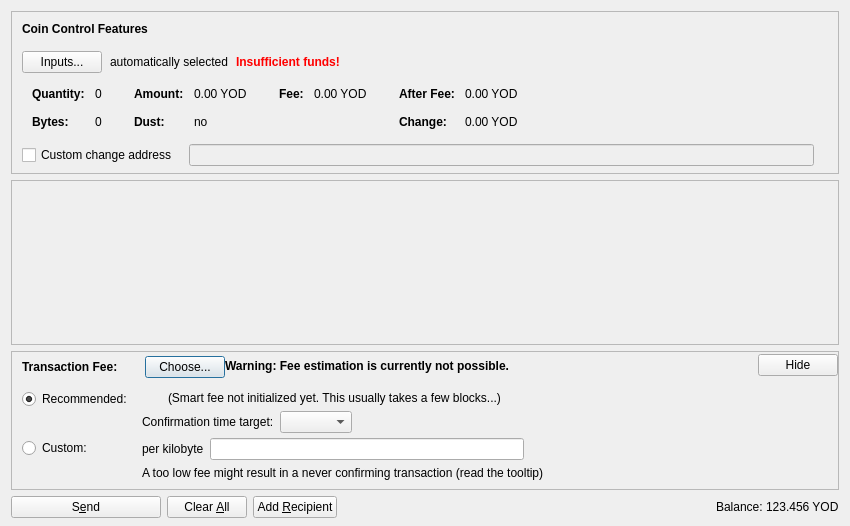
<?xml version="1.0" encoding="UTF-8"?>
<ui version="4.0">
 <class>SendCoinsDialog</class>
 <widget class="QDialog" name="SendCoinsDialog">
  <property name="geometry">
   <rect>
    <x>0</x>
    <y>0</y>
    <width>850</width>
    <height>526</height>
   </rect>
  </property>
  <property name="windowTitle">
   <string>Send Coins</string>
  </property>
  <layout class="QVBoxLayout" name="verticalLayout" stretch="0,1,0,0">
   <property name="bottomMargin">
    <number>8</number>
   </property>
   <item>
    <widget class="QFrame" name="frameCoinControl">
     <property name="sizePolicy">
      <sizepolicy hsizetype="Expanding" vsizetype="Expanding">
       <horstretch>0</horstretch>
       <verstretch>0</verstretch>
      </sizepolicy>
     </property>
     <property name="maximumSize">
      <size>
       <width>16777215</width>
       <height>16777215</height>
      </size>
     </property>
     <property name="frameShape">
      <enum>QFrame::StyledPanel</enum>
     </property>
     <property name="frameShadow">
      <enum>QFrame::Sunken</enum>
     </property>
     <layout class="QVBoxLayout" name="verticalLayoutCoinControl2">
      <property name="spacing">
       <number>0</number>
      </property>
      <property name="leftMargin">
       <number>0</number>
      </property>
      <property name="topMargin">
       <number>0</number>
      </property>
      <property name="rightMargin">
       <number>0</number>
      </property>
      <property name="bottomMargin">
       <number>6</number>
      </property>
      <item>
       <layout class="QVBoxLayout" name="verticalLayoutCoinControl" stretch="0,0,0,0,1">
        <property name="spacing">
         <number>0</number>
        </property>
        <property name="leftMargin">
         <number>10</number>
        </property>
        <property name="topMargin">
         <number>10</number>
        </property>
        <item>
         <layout class="QHBoxLayout" name="horizontalLayoutCoinControl1">
          <property name="bottomMargin">
           <number>15</number>
          </property>
          <item>
           <widget class="QLabel" name="labelCoinControlFeatures">
            <property name="sizePolicy">
             <sizepolicy hsizetype="Preferred" vsizetype="Maximum">
              <horstretch>0</horstretch>
              <verstretch>0</verstretch>
             </sizepolicy>
            </property>
            <property name="font">
             <font>
              <weight>75</weight>
              <bold>true</bold>
             </font>
            </property>
            <property name="styleSheet">
             <string notr="true">font-weight:bold;</string>
            </property>
            <property name="text">
             <string>Coin Control Features</string>
            </property>
           </widget>
          </item>
         </layout>
        </item>
        <item>
         <layout class="QHBoxLayout" name="horizontalLayoutCoinControl2" stretch="0,0,0,0">
          <property name="spacing">
           <number>8</number>
          </property>
          <property name="bottomMargin">
           <number>10</number>
          </property>
          <item>
           <widget class="QPushButton" name="pushButtonCoinControl">
            <property name="styleSheet">
             <string notr="true"/>
            </property>
            <property name="text">
             <string>Inputs...</string>
            </property>
            <property name="autoDefault">
             <bool>false</bool>
            </property>
           </widget>
          </item>
          <item>
           <widget class="QLabel" name="labelCoinControlAutomaticallySelected">
            <property name="text">
             <string>automatically selected</string>
            </property>
            <property name="margin">
             <number>5</number>
            </property>
           </widget>
          </item>
          <item>
           <widget class="QLabel" name="labelCoinControlInsuffFunds">
            <property name="font">
             <font>
              <weight>75</weight>
              <bold>true</bold>
             </font>
            </property>
            <property name="styleSheet">
             <string notr="true">color:red;font-weight:bold;</string>
            </property>
            <property name="text">
             <string>Insufficient funds!</string>
            </property>
            <property name="margin">
             <number>5</number>
            </property>
           </widget>
          </item>
          <item>
           <spacer name="horizontalSpacerCoinControl">
            <property name="orientation">
             <enum>Qt::Horizontal</enum>
            </property>
            <property name="sizeHint" stdset="0">
             <size>
              <width>40</width>
              <height>1</height>
             </size>
            </property>
           </spacer>
          </item>
         </layout>
        </item>
        <item>
         <widget class="QWidget" name="widgetCoinControl" native="true">
          <property name="sizePolicy">
           <sizepolicy hsizetype="Preferred" vsizetype="Preferred">
            <horstretch>0</horstretch>
            <verstretch>0</verstretch>
           </sizepolicy>
          </property>
          <property name="minimumSize">
           <size>
            <width>0</width>
            <height>0</height>
           </size>
          </property>
          <property name="styleSheet">
           <string notr="true"/>
          </property>
          <layout class="QHBoxLayout" name="horizontalLayoutCoinControl5">
           <property name="leftMargin">
            <number>0</number>
           </property>
           <property name="topMargin">
            <number>0</number>
           </property>
           <property name="rightMargin">
            <number>0</number>
           </property>
           <property name="bottomMargin">
            <number>0</number>
           </property>
           <item>
            <layout class="QHBoxLayout" name="horizontalLayoutCoinControl3" stretch="0,0,0,1">
             <property name="spacing">
              <number>20</number>
             </property>
             <property name="topMargin">
              <number>0</number>
             </property>
             <property name="bottomMargin">
              <number>10</number>
             </property>
             <item>
              <layout class="QFormLayout" name="formLayoutCoinControl1">
               <property name="horizontalSpacing">
                <number>10</number>
               </property>
               <property name="verticalSpacing">
                <number>14</number>
               </property>
               <property name="leftMargin">
                <number>10</number>
               </property>
               <property name="topMargin">
                <number>4</number>
               </property>
               <property name="rightMargin">
                <number>6</number>
               </property>
               <item row="0" column="0">
                <widget class="QLabel" name="labelCoinControlQuantityText">
                 <property name="font">
                  <font>
                   <weight>75</weight>
                   <bold>true</bold>
                  </font>
                 </property>
                 <property name="text">
                  <string>Quantity:</string>
                 </property>
                 <property name="margin">
                  <number>0</number>
                 </property>
                </widget>
               </item>
               <item row="0" column="1">
                <widget class="QLabel" name="labelCoinControlQuantity">
                 <property name="cursor">
                  <cursorShape>IBeamCursor</cursorShape>
                 </property>
                 <property name="contextMenuPolicy">
                  <enum>Qt::ActionsContextMenu</enum>
                 </property>
                 <property name="text">
                  <string notr="true">0</string>
                 </property>
                 <property name="margin">
                  <number>0</number>
                 </property>
                 <property name="textInteractionFlags">
                  <set>Qt::LinksAccessibleByMouse|Qt::TextSelectableByKeyboard|Qt::TextSelectableByMouse</set>
                 </property>
                </widget>
               </item>
               <item row="1" column="0">
                <widget class="QLabel" name="labelCoinControlBytesText">
                 <property name="font">
                  <font>
                   <weight>75</weight>
                   <bold>true</bold>
                  </font>
                 </property>
                 <property name="text">
                  <string>Bytes:</string>
                 </property>
                </widget>
               </item>
               <item row="1" column="1">
                <widget class="QLabel" name="labelCoinControlBytes">
                 <property name="cursor">
                  <cursorShape>IBeamCursor</cursorShape>
                 </property>
                 <property name="contextMenuPolicy">
                  <enum>Qt::ActionsContextMenu</enum>
                 </property>
                 <property name="text">
                  <string notr="true">0</string>
                 </property>
                 <property name="textInteractionFlags">
                  <set>Qt::LinksAccessibleByMouse|Qt::TextSelectableByKeyboard|Qt::TextSelectableByMouse</set>
                 </property>
                </widget>
               </item>
              </layout>
             </item>
             <item>
              <layout class="QFormLayout" name="formLayoutCoinControl2">
               <property name="horizontalSpacing">
                <number>10</number>
               </property>
               <property name="verticalSpacing">
                <number>14</number>
               </property>
               <property name="leftMargin">
                <number>6</number>
               </property>
               <property name="topMargin">
                <number>4</number>
               </property>
               <property name="rightMargin">
                <number>6</number>
               </property>
               <item row="0" column="0">
                <widget class="QLabel" name="labelCoinControlAmountText">
                 <property name="font">
                  <font>
                   <weight>75</weight>
                   <bold>true</bold>
                  </font>
                 </property>
                 <property name="text">
                  <string>Amount:</string>
                 </property>
                 <property name="margin">
                  <number>0</number>
                 </property>
                </widget>
               </item>
               <item row="0" column="1">
                <widget class="QLabel" name="labelCoinControlAmount">
                 <property name="cursor">
                  <cursorShape>IBeamCursor</cursorShape>
                 </property>
                 <property name="contextMenuPolicy">
                  <enum>Qt::ActionsContextMenu</enum>
                 </property>
                 <property name="text">
                  <string notr="true">0.00 YOD</string>
                 </property>
                 <property name="textInteractionFlags">
                  <set>Qt::LinksAccessibleByMouse|Qt::TextSelectableByKeyboard|Qt::TextSelectableByMouse</set>
                 </property>
                </widget>
               </item>
               <item row="1" column="0">
                <widget class="QLabel" name="labelCoinControlLowOutputText">
                 <property name="font">
                  <font>
                   <weight>75</weight>
                   <bold>true</bold>
                  </font>
                 </property>
                 <property name="text">
                  <string>Dust:</string>
                 </property>
                </widget>
               </item>
               <item row="1" column="1">
                <widget class="QLabel" name="labelCoinControlLowOutput">
                 <property name="cursor">
                  <cursorShape>IBeamCursor</cursorShape>
                 </property>
                 <property name="contextMenuPolicy">
                  <enum>Qt::ActionsContextMenu</enum>
                 </property>
                 <property name="text">
                  <string notr="true">no</string>
                 </property>
                 <property name="textInteractionFlags">
                  <set>Qt::LinksAccessibleByMouse|Qt::TextSelectableByKeyboard|Qt::TextSelectableByMouse</set>
                 </property>
                </widget>
               </item>
              </layout>
             </item>
             <item>
              <layout class="QFormLayout" name="formLayoutCoinControl3">
               <property name="horizontalSpacing">
                <number>10</number>
               </property>
               <property name="verticalSpacing">
                <number>14</number>
               </property>
               <property name="leftMargin">
                <number>6</number>
               </property>
               <property name="topMargin">
                <number>4</number>
               </property>
               <property name="rightMargin">
                <number>6</number>
               </property>
               <item row="0" column="0">
                <widget class="QLabel" name="labelCoinControlFeeText">
                 <property name="font">
                  <font>
                   <weight>75</weight>
                   <bold>true</bold>
                  </font>
                 </property>
                 <property name="text">
                  <string>Fee:</string>
                 </property>
                 <property name="margin">
                  <number>0</number>
                 </property>
                </widget>
               </item>
               <item row="0" column="1">
                <widget class="QLabel" name="labelCoinControlFee">
                 <property name="cursor">
                  <cursorShape>IBeamCursor</cursorShape>
                 </property>
                 <property name="contextMenuPolicy">
                  <enum>Qt::ActionsContextMenu</enum>
                 </property>
                 <property name="text">
                  <string notr="true">0.00 YOD</string>
                 </property>
                 <property name="textInteractionFlags">
                  <set>Qt::LinksAccessibleByMouse|Qt::TextSelectableByKeyboard|Qt::TextSelectableByMouse</set>
                 </property>
                </widget>
               </item>
              </layout>
             </item>
             <item>
              <layout class="QFormLayout" name="formLayoutCoinControl4">
               <property name="horizontalSpacing">
                <number>10</number>
               </property>
               <property name="verticalSpacing">
                <number>14</number>
               </property>
               <property name="leftMargin">
                <number>6</number>
               </property>
               <property name="topMargin">
                <number>4</number>
               </property>
               <property name="rightMargin">
                <number>6</number>
               </property>
               <item row="0" column="0">
                <widget class="QLabel" name="labelCoinControlAfterFeeText">
                 <property name="font">
                  <font>
                   <weight>75</weight>
                   <bold>true</bold>
                  </font>
                 </property>
                 <property name="text">
                  <string>After Fee:</string>
                 </property>
                 <property name="margin">
                  <number>0</number>
                 </property>
                </widget>
               </item>
               <item row="0" column="1">
                <widget class="QLabel" name="labelCoinControlAfterFee">
                 <property name="cursor">
                  <cursorShape>IBeamCursor</cursorShape>
                 </property>
                 <property name="contextMenuPolicy">
                  <enum>Qt::ActionsContextMenu</enum>
                 </property>
                 <property name="text">
                  <string notr="true">0.00 YOD</string>
                 </property>
                 <property name="textInteractionFlags">
                  <set>Qt::LinksAccessibleByMouse|Qt::TextSelectableByKeyboard|Qt::TextSelectableByMouse</set>
                 </property>
                </widget>
               </item>
               <item row="1" column="0">
                <widget class="QLabel" name="labelCoinControlChangeText">
                 <property name="font">
                  <font>
                   <weight>75</weight>
                   <bold>true</bold>
                  </font>
                 </property>
                 <property name="text">
                  <string>Change:</string>
                 </property>
                </widget>
               </item>
               <item row="1" column="1">
                <widget class="QLabel" name="labelCoinControlChange">
                 <property name="cursor">
                  <cursorShape>IBeamCursor</cursorShape>
                 </property>
                 <property name="contextMenuPolicy">
                  <enum>Qt::ActionsContextMenu</enum>
                 </property>
                 <property name="text">
                  <string notr="true">0.00 YOD</string>
                 </property>
                 <property name="textInteractionFlags">
                  <set>Qt::LinksAccessibleByMouse|Qt::TextSelectableByKeyboard|Qt::TextSelectableByMouse</set>
                 </property>
                </widget>
               </item>
              </layout>
             </item>
            </layout>
           </item>
          </layout>
         </widget>
        </item>
        <item>
         <layout class="QHBoxLayout" name="horizontalLayoutCoinControl4" stretch="0,0,0">
          <property name="spacing">
           <number>12</number>
          </property>
          <property name="sizeConstraint">
           <enum>QLayout::SetDefaultConstraint</enum>
          </property>
          <property name="topMargin">
           <number>5</number>
          </property>
          <property name="rightMargin">
           <number>5</number>
          </property>
          <item>
           <widget class="QCheckBox" name="checkBoxCoinControlChange">
            <property name="toolTip">
             <string>If this is activated, but the change address is empty or invalid, change will be sent to a newly generated address.</string>
            </property>
            <property name="text">
             <string>Custom change address</string>
            </property>
           </widget>
          </item>
          <item>
           <widget class="QValidatedLineEdit" name="lineEditCoinControlChange">
            <property name="enabled">
             <bool>false</bool>
            </property>
            <property name="sizePolicy">
             <sizepolicy hsizetype="Expanding" vsizetype="Fixed">
              <horstretch>0</horstretch>
              <verstretch>0</verstretch>
             </sizepolicy>
            </property>
           </widget>
          </item>
          <item>
           <widget class="QLabel" name="labelCoinControlChangeLabel">
            <property name="sizePolicy">
             <sizepolicy hsizetype="Preferred" vsizetype="Expanding">
              <horstretch>0</horstretch>
              <verstretch>0</verstretch>
             </sizepolicy>
            </property>
            <property name="minimumSize">
             <size>
              <width>0</width>
              <height>0</height>
             </size>
            </property>
            <property name="text">
             <string/>
            </property>
            <property name="margin">
             <number>3</number>
            </property>
           </widget>
          </item>
         </layout>
        </item>
        <item>
         <spacer name="verticalSpacerCoinControl">
          <property name="orientation">
           <enum>Qt::Vertical</enum>
          </property>
          <property name="sizeHint" stdset="0">
           <size>
            <width>800</width>
            <height>1</height>
           </size>
          </property>
         </spacer>
        </item>
       </layout>
      </item>
     </layout>
    </widget>
   </item>
   <item>
    <widget class="QScrollArea" name="scrollArea">
     <property name="widgetResizable">
      <bool>true</bool>
     </property>
     <widget class="QWidget" name="scrollAreaWidgetContents">
      <property name="geometry">
       <rect>
        <x>0</x>
        <y>0</y>
        <width>830</width>
        <height>104</height>
       </rect>
      </property>
      <layout class="QVBoxLayout" name="verticalLayout_2" stretch="0,1">
       <property name="leftMargin">
        <number>0</number>
       </property>
       <property name="topMargin">
        <number>0</number>
       </property>
       <property name="rightMargin">
        <number>0</number>
       </property>
       <property name="bottomMargin">
        <number>0</number>
       </property>
       <item>
        <layout class="QVBoxLayout" name="entries">
         <property name="spacing">
          <number>6</number>
         </property>
        </layout>
       </item>
       <item>
        <spacer name="verticalSpacer">
         <property name="orientation">
          <enum>Qt::Vertical</enum>
         </property>
         <property name="sizeHint" stdset="0">
          <size>
           <width>20</width>
           <height>40</height>
          </size>
         </property>
        </spacer>
       </item>
      </layout>
     </widget>
    </widget>
   </item>
   <item>
    <widget class="QFrame" name="frameFee">
     <property name="sizePolicy">
      <sizepolicy hsizetype="Expanding" vsizetype="Expanding">
       <horstretch>0</horstretch>
       <verstretch>0</verstretch>
      </sizepolicy>
     </property>
     <property name="maximumSize">
      <size>
       <width>16777215</width>
       <height>16777215</height>
      </size>
     </property>
     <property name="frameShape">
      <enum>QFrame::StyledPanel</enum>
     </property>
     <property name="frameShadow">
      <enum>QFrame::Sunken</enum>
     </property>
     <layout class="QVBoxLayout" name="verticalLayoutFee1">
      <property name="spacing">
       <number>0</number>
      </property>
      <property name="leftMargin">
       <number>0</number>
      </property>
      <property name="topMargin">
       <number>0</number>
      </property>
      <property name="rightMargin">
       <number>0</number>
      </property>
      <property name="bottomMargin">
       <number>0</number>
      </property>
      <item>
       <layout class="QVBoxLayout" name="verticalLayoutFee2" stretch="0,0,0">
        <property name="spacing">
         <number>0</number>
        </property>
        <property name="leftMargin">
         <number>10</number>
        </property>
        <property name="topMargin">
         <number>0</number>
        </property>
        <item>
         <layout class="QHBoxLayout" name="horizontalLayoutFee1">
          <property name="bottomMargin">
           <number>0</number>
          </property>
          <item>
           <layout class="QVBoxLayout" name="verticalLayoutFee7">
            <property name="spacing">
             <number>0</number>
            </property>
            <item>
             <spacer name="verticalSpacerSmartFee">
              <property name="orientation">
               <enum>Qt::Vertical</enum>
              </property>
              <property name="sizeType">
               <enum>QSizePolicy::Fixed</enum>
              </property>
              <property name="sizeHint" stdset="0">
               <size>
                <width>1</width>
                <height>4</height>
               </size>
              </property>
             </spacer>
            </item>
            <item>
             <layout class="QHBoxLayout" name="horizontalLayoutSmartFee">
              <property name="spacing">
               <number>10</number>
              </property>
              <item>
               <widget class="QLabel" name="labelFeeHeadline">
                <property name="sizePolicy">
                 <sizepolicy hsizetype="Preferred" vsizetype="Maximum">
                  <horstretch>0</horstretch>
                  <verstretch>0</verstretch>
                 </sizepolicy>
                </property>
                <property name="font">
                 <font>
                  <weight>75</weight>
                  <bold>true</bold>
                 </font>
                </property>
                <property name="styleSheet">
                 <string notr="true">font-weight:bold;</string>
                </property>
                <property name="text">
                 <string>Transaction Fee:</string>
                </property>
               </widget>
              </item>
              <item>
               <widget class="QLabel" name="labelFeeMinimized">
                <property name="text">
                 <string/>
                </property>
               </widget>
              </item>
              <item>
               <widget class="QPushButton" name="buttonChooseFee">
                <property name="text">
                 <string>Choose...</string>
                </property>
               </widget>
              </item>
             </layout>
            </item>
            <item>
             <spacer name="verticalSpacer_5">
              <property name="orientation">
               <enum>Qt::Vertical</enum>
              </property>
              <property name="sizeHint" stdset="0">
               <size>
                <width>1</width>
                <height>1</height>
               </size>
              </property>
             </spacer>
            </item>
           </layout>
          </item>
          <item>
           <widget class="QLabel" name="fallbackFeeWarningLabel">
            <property name="toolTip">
             <string>Using the fallbackfee can result in sending a transaction that will take several hours or days (or never) to confirm. Consider choosing your fee manually or wait until you have validated the complete chain.</string>
            </property>
            <property name="font">
            <font>
                <weight>75</weight>
                <bold>true</bold>
            </font>
            </property>
            <property name="text">
             <string>Warning: Fee estimation is currently not possible.</string>
            </property>
            <property name="wordWrap">
             <bool>false</bool>
            </property>
           </widget>
          </item>
          <item>
           <spacer name="horizontalSpacer_4">
            <property name="orientation">
             <enum>Qt::Horizontal</enum>
            </property>
            <property name="sizeType">
             <enum>QSizePolicy::MinimumExpanding</enum>
            </property>
            <property name="sizeHint" stdset="0">
             <size>
              <width>40</width>
              <height>20</height>
             </size>
            </property>
           </spacer>
          </item>
          <item>
           <widget class="QPushButton" name="buttonMinimizeFee">
            <property name="toolTip">
             <string>collapse fee-settings</string>
            </property>
            <property name="text">
             <string>Hide</string>
            </property>
           </widget>
          </item>
         </layout>
        </item>
        <item>
         <widget class="QFrame" name="frameFeeSelection">
          <layout class="QVBoxLayout" name="verticalLayoutFee12">
           <property name="spacing">
            <number>0</number>
           </property>
           <property name="leftMargin">
            <number>0</number>
           </property>
           <property name="topMargin">
            <number>0</number>
           </property>
           <property name="rightMargin">
            <number>0</number>
           </property>
           <property name="bottomMargin">
            <number>0</number>
           </property>
           <item>
            <layout class="QGridLayout" name="gridLayoutFee">
             <property name="topMargin">
              <number>10</number>
             </property>
             <property name="bottomMargin">
              <number>4</number>
             </property>
             <property name="horizontalSpacing">
              <number>10</number>
             </property>
             <property name="verticalSpacing">
              <number>4</number>
             </property>
             <item row="1" column="1">
              <layout class="QVBoxLayout" name="verticalLayoutFee8">
               <property name="spacing">
                <number>6</number>
               </property>
               <item>
                <layout class="QHBoxLayout" name="horizontalLayoutFee13">
                 <item>
                  <widget class="QLabel" name="labelCustomPerKilobyte">
                   <property name="toolTip">
                    <string>Specify a custom fee per kB (1,000 bytes) of the transaction's virtual size.

Note:  Since the fee is calculated on a per-byte basis, a fee of "100 satoshis per kB" for a transaction size of 500 bytes (half of 1 kB) would ultimately yield a fee of only 50 satoshis.</string>
                   </property>
                   <property name="text">
                    <string>per kilobyte</string>
                   </property>
                  </widget>
                 </item>
                 <item>
                  <widget class="BitcoinAmountField" name="customFee"/>
                 </item>
                 <item>
                  <spacer name="horizontalSpacer_6">
                   <property name="orientation">
                    <enum>Qt::Horizontal</enum>
                   </property>
                   <property name="sizeHint" stdset="0">
                    <size>
                     <width>1</width>
                     <height>1</height>
                    </size>
                   </property>
                  </spacer>
                 </item>
                </layout>
               </item>
               <item>
                <layout class="QHBoxLayout" name="horizontalLayoutFee8">
                 <item>
                  <widget class="QLabel" name="labelCustomFeeWarning">
                   <property name="enabled">
                    <bool>true</bool>
                   </property>
                   <property name="toolTip">
                    <string>When there is less transaction volume than space in the blocks, miners as well as relaying nodes may enforce a minimum fee. Paying only this minimum fee is just fine, but be aware that this can result in a never confirming transaction once there is more demand for yodacoin transactions than the network can process.</string>
                   </property>
                   <property name="text">
                    <string>A too low fee might result in a never confirming transaction (read the tooltip)</string>
                   </property>
                  </widget>
                 </item>
                 <item>
                  <spacer name="horizontalSpacer_2">
                   <property name="orientation">
                    <enum>Qt::Horizontal</enum>
                   </property>
                   <property name="sizeHint" stdset="0">
                    <size>
                     <width>1</width>
                     <height>1</height>
                    </size>
                   </property>
                  </spacer>
                 </item>
                </layout>
               </item>
              </layout>
             </item>
             <item row="0" column="0">
              <layout class="QVBoxLayout" name="verticalLayoutFee4" stretch="0,1">
               <item>
                <widget class="QRadioButton" name="radioSmartFee">
                 <property name="text">
                  <string>Recommended:</string>
                 </property>
                 <property name="checked">
                  <bool>true</bool>
                 </property>
                 <attribute name="buttonGroup">
                  <string notr="true">groupFee</string>
                 </attribute>
                </widget>
               </item>
               <item>
                <spacer name="verticalSpacer_2">
                 <property name="orientation">
                  <enum>Qt::Vertical</enum>
                 </property>
                 <property name="sizeHint" stdset="0">
                  <size>
                   <width>1</width>
                   <height>1</height>
                  </size>
                 </property>
                </spacer>
               </item>
              </layout>
             </item>
             <item row="1" column="0">
              <layout class="QVBoxLayout" name="verticalLayoutFee9" stretch="0,1">
               <item>
                <widget class="QRadioButton" name="radioCustomFee">
                 <property name="text">
                  <string>Custom:</string>
                 </property>
                 <attribute name="buttonGroup">
                  <string notr="true">groupFee</string>
                 </attribute>
                </widget>
               </item>
               <item>
                <spacer name="verticalSpacer_6">
                 <property name="orientation">
                  <enum>Qt::Vertical</enum>
                 </property>
                 <property name="sizeHint" stdset="0">
                  <size>
                   <width>1</width>
                   <height>1</height>
                  </size>
                 </property>
                </spacer>
               </item>
              </layout>
             </item>
             <item row="0" column="1">
              <layout class="QVBoxLayout" name="verticalLayoutFee3" stretch="0,0,1">
               <property name="spacing">
                <number>6</number>
               </property>
               <property name="topMargin">
                <number>2</number>
               </property>
               <item>
                <layout class="QHBoxLayout" name="horizontalLayoutFee12">
                 <item>
                  <widget class="QLabel" name="labelSmartFee">
                   <property name="text">
                    <string/>
                   </property>
                  </widget>
                 </item>
                 <item>
                  <widget class="QLabel" name="labelFeeEstimation">
                   <property name="text">
                    <string/>
                   </property>
                  </widget>
                 </item>
                 <item>
                  <widget class="QLabel" name="labelSmartFee2">
                   <property name="text">
                    <string>(Smart fee not initialized yet. This usually takes a few blocks...)</string>
                   </property>
                  </widget>
                 </item>
                 <item>
                  <spacer name="horizontalSpacer_5">
                   <property name="orientation">
                    <enum>Qt::Horizontal</enum>
                   </property>
                   <property name="sizeHint" stdset="0">
                    <size>
                     <width>1</width>
                     <height>1</height>
                    </size>
                   </property>
                  </spacer>
                 </item>
                </layout>
               </item>
               <item>
                <layout class="QHBoxLayout" name="horizontalLayoutFee9">
                 <item>
                  <layout class="QVBoxLayout" name="verticalLayoutFee6">
                   <item>
                    <widget class="QLabel" name="labelSmartFee3">
                     <property name="text">
                      <string>Confirmation time target:</string>
                     </property>
                    </widget>
                   </item>
                  </layout>
                 </item>
                 <item>
                  <layout class="QVBoxLayout" name="verticalLayoutFee5">
                   <property name="rightMargin">
                    <number>30</number>
                   </property>
                   <item>
                    <layout class="QHBoxLayout" name="horizontalLayoutConfTarget">
                     <property name="bottomMargin">
                      <number>0</number>
                     </property>
                     <item>
                      <widget class="QComboBox" name="confTargetSelector"/>
                     </item>
                     <item>
                      <spacer name="horizontalSpacerConfTarget">
                       <property name="orientation">
                        <enum>Qt::Horizontal</enum>
                       </property>
                       <property name="sizeHint" stdset="0">
                        <size>
                         <width>40</width>
                         <height>20</height>
                        </size>
                       </property>
                      </spacer>
                     </item>
                    </layout>
                   </item>
                  </layout>
                 </item>
                </layout>
               </item>
               <item>
                <spacer name="verticalSpacer_4">
                 <property name="orientation">
                  <enum>Qt::Vertical</enum>
                 </property>
                 <property name="sizeHint" stdset="0">
                  <size>
                   <width>1</width>
                   <height>1</height>
                  </size>
                 </property>
                </spacer>
               </item>
              </layout>
             </item>
            </layout>
           </item>
          </layout>
         </widget>
        </item>
        <item>
         <spacer name="verticalSpacerFee">
          <property name="orientation">
           <enum>Qt::Vertical</enum>
          </property>
          <property name="sizeHint" stdset="0">
           <size>
            <width>40</width>
            <height>5</height>
           </size>
          </property>
         </spacer>
        </item>
       </layout>
      </item>
     </layout>
    </widget>
   </item>
   <item>
    <layout class="QHBoxLayout" name="horizontalLayout">
     <item>
      <widget class="QPushButton" name="sendButton">
       <property name="minimumSize">
        <size>
         <width>150</width>
         <height>0</height>
        </size>
       </property>
       <property name="toolTip">
        <string>Confirm the send action</string>
       </property>
       <property name="text">
        <string>S&amp;end</string>
       </property>
       <property name="icon">
        <iconset resource="../bitcoin.qrc">
         <normaloff>:/icons/send</normaloff>:/icons/send</iconset>
       </property>
       <property name="autoDefault">
        <bool>false</bool>
       </property>
       <property name="default">
        <bool>false</bool>
       </property>
      </widget>
     </item>
     <item>
      <widget class="QPushButton" name="clearButton">
       <property name="sizePolicy">
        <sizepolicy hsizetype="Minimum" vsizetype="Fixed">
         <horstretch>0</horstretch>
         <verstretch>0</verstretch>
        </sizepolicy>
       </property>
       <property name="toolTip">
        <string>Clear all fields of the form.</string>
       </property>
       <property name="text">
        <string>Clear &amp;All</string>
       </property>
       <property name="icon">
        <iconset resource="../bitcoin.qrc">
         <normaloff>:/icons/remove</normaloff>:/icons/remove</iconset>
       </property>
       <property name="autoDefault">
        <bool>false</bool>
       </property>
      </widget>
     </item>
     <item>
      <widget class="QPushButton" name="addButton">
       <property name="toolTip">
        <string>Send to multiple recipients at once</string>
       </property>
       <property name="text">
        <string>Add &amp;Recipient</string>
       </property>
       <property name="icon">
        <iconset resource="../bitcoin.qrc">
         <normaloff>:/icons/add</normaloff>:/icons/add</iconset>
       </property>
       <property name="autoDefault">
        <bool>false</bool>
       </property>
      </widget>
     </item>
     <item>
      <spacer name="horizontalSpacer">
       <property name="orientation">
        <enum>Qt::Horizontal</enum>
       </property>
       <property name="sizeHint" stdset="0">
        <size>
         <width>40</width>
         <height>20</height>
        </size>
       </property>
      </spacer>
     </item>
     <item>
      <layout class="QHBoxLayout" name="horizontalLayout_2">
       <property name="spacing">
        <number>3</number>
       </property>
       <item>
        <widget class="QLabel" name="label">
         <property name="sizePolicy">
          <sizepolicy hsizetype="Preferred" vsizetype="Fixed">
           <horstretch>0</horstretch>
           <verstretch>0</verstretch>
          </sizepolicy>
         </property>
         <property name="text">
          <string>Balance:</string>
         </property>
        </widget>
       </item>
       <item>
        <widget class="QLabel" name="labelBalance">
         <property name="sizePolicy">
          <sizepolicy hsizetype="Preferred" vsizetype="Fixed">
           <horstretch>0</horstretch>
           <verstretch>0</verstretch>
          </sizepolicy>
         </property>
         <property name="cursor">
          <cursorShape>IBeamCursor</cursorShape>
         </property>
         <property name="text">
          <string notr="true">123.456 YOD</string>
         </property>
         <property name="textInteractionFlags">
          <set>Qt::LinksAccessibleByMouse|Qt::TextSelectableByKeyboard|Qt::TextSelectableByMouse</set>
         </property>
        </widget>
       </item>
      </layout>
     </item>
    </layout>
   </item>
  </layout>
 </widget>
 <customwidgets>
  <customwidget>
   <class>QValidatedLineEdit</class>
   <extends>QLineEdit</extends>
   <header>qt/qvalidatedlineedit.h</header>
  </customwidget>
  <customwidget>
   <class>BitcoinAmountField</class>
   <extends>QLineEdit</extends>
   <header>qt/bitcoinamountfield.h</header>
   <container>1</container>
  </customwidget>
 </customwidgets>
 <resources>
  <include location="../bitcoin.qrc"/>
 </resources>
 <connections/>
 <buttongroups>
  <buttongroup name="groupFee"/>
 </buttongroups>
</ui>
